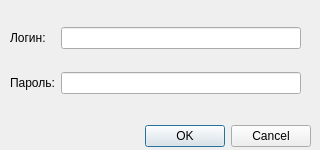
<?xml version="1.0" encoding="UTF-8"?>
<ui version="4.0">
 <class>LoginDialog</class>
 <widget class="QDialog" name="LoginDialog">
  <property name="geometry">
   <rect>
    <x>0</x>
    <y>0</y>
    <width>320</width>
    <height>150</height>
   </rect>
  </property>
  <property name="windowTitle">
   <string>Вход в Систему Зачётов</string>
  </property>
  <property name="windowIcon">
   <iconset resource="res.qrc">
    <normaloff>:/icons/pic/icon.png</normaloff>:/icons/pic/icon.png</iconset>
  </property>
  <widget class="QDialogButtonBox" name="buttonBox">
   <property name="geometry">
    <rect>
     <x>10</x>
     <y>120</y>
     <width>301</width>
     <height>32</height>
    </rect>
   </property>
   <property name="orientation">
    <enum>Qt::Horizontal</enum>
   </property>
   <property name="standardButtons">
    <set>QDialogButtonBox::Cancel|QDialogButtonBox::Ok</set>
   </property>
  </widget>
  <widget class="QWidget" name="gridLayoutWidget">
   <property name="geometry">
    <rect>
     <x>10</x>
     <y>10</y>
     <width>291</width>
     <height>101</height>
    </rect>
   </property>
   <layout class="QGridLayout" name="gridLayout">
    <item row="0" column="0">
     <widget class="QLabel" name="label">
      <property name="text">
       <string>Логин:</string>
      </property>
     </widget>
    </item>
    <item row="0" column="1">
     <widget class="QLineEdit" name="login"/>
    </item>
    <item row="1" column="0">
     <widget class="QLabel" name="label_2">
      <property name="text">
       <string>Пароль:</string>
      </property>
     </widget>
    </item>
    <item row="1" column="1">
     <widget class="QLineEdit" name="password"/>
    </item>
   </layout>
  </widget>
 </widget>
 <resources>
  <include location="res.qrc"/>
 </resources>
 <connections>
  <connection>
   <sender>buttonBox</sender>
   <signal>accepted()</signal>
   <receiver>LoginDialog</receiver>
   <slot>accept()</slot>
   <hints>
    <hint type="sourcelabel">
     <x>248</x>
     <y>254</y>
    </hint>
    <hint type="destinationlabel">
     <x>157</x>
     <y>274</y>
    </hint>
   </hints>
  </connection>
  <connection>
   <sender>buttonBox</sender>
   <signal>rejected()</signal>
   <receiver>LoginDialog</receiver>
   <slot>reject()</slot>
   <hints>
    <hint type="sourcelabel">
     <x>316</x>
     <y>260</y>
    </hint>
    <hint type="destinationlabel">
     <x>286</x>
     <y>274</y>
    </hint>
   </hints>
  </connection>
 </connections>
</ui>
